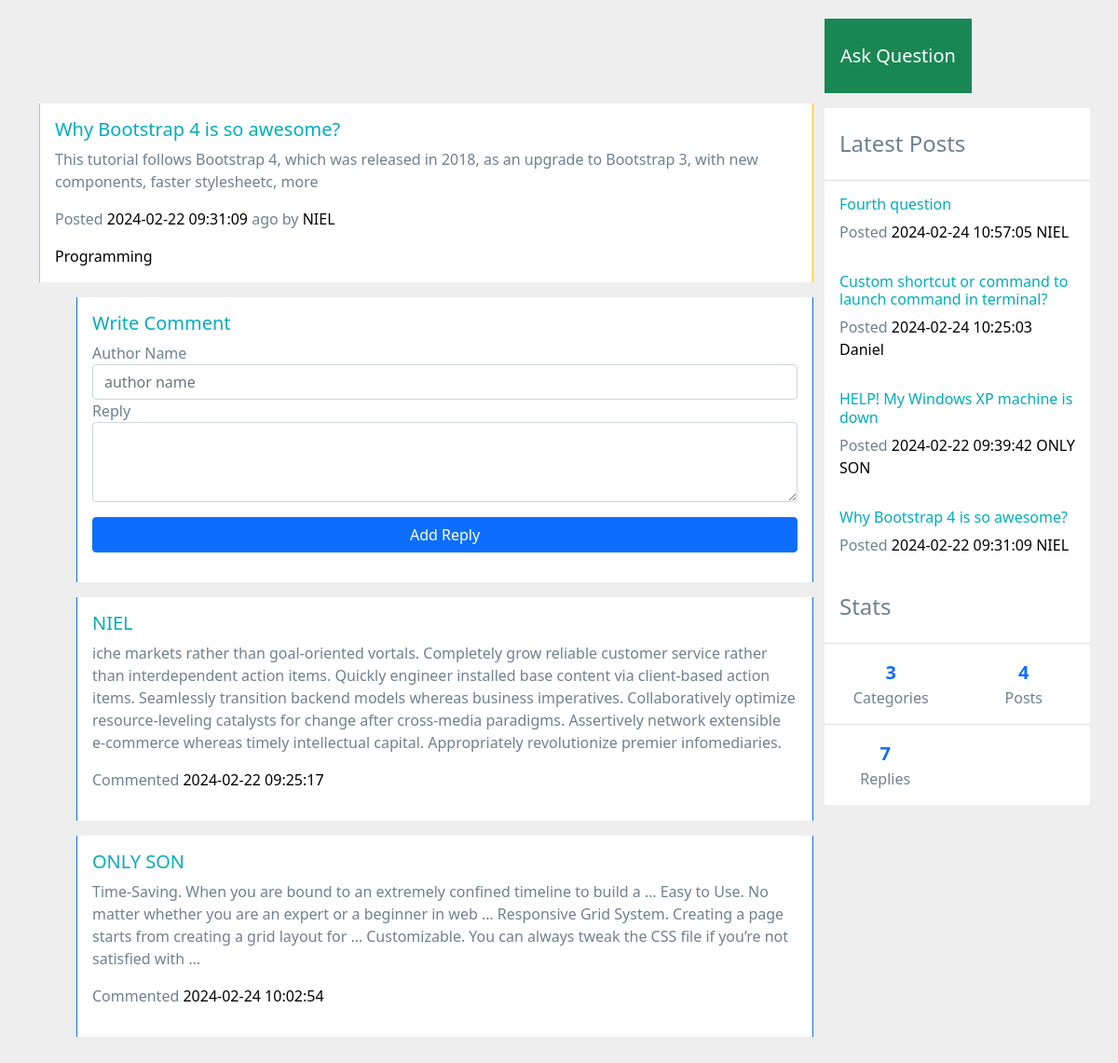
Page /single.php?id=1 on the committed database.
### tables this page shows
CREATE TABLE `posts` (
  `id` int(9) NOT NULL,
  `title` varchar(200) NOT NULL,
  `body` text NOT NULL,
  `author` varchar(200) NOT NULL,
  `category` varchar(200) NOT NULL,
  `created_at` timestamp NOT NULL DEFAULT current_timestamp()
);

CREATE TABLE `replies` (
  `id` int(3) NOT NULL,
  `author_name` varchar(200) NOT NULL,
  `reply` text NOT NULL,
  `post_id` int(4) NOT NULL,
  `created_at` timestamp NOT NULL DEFAULT current_timestamp()
);

### single.php (the view, shortened to what this page needs)
<?php include "includes/header.php"; ?>
<?php include "config/config.php"; ?>
<?php
if (isset($_GET['id'])) {
  $select = $conn->query("SELECT * FROM posts WHERE id = $_GET[id]");
  $select->execute();
  $post = $select->fetch(PDO::FETCH_OBJ);
  $selectReplies = $conn->query("SELECT * FROM replies WHERE post_id = $_GET[id]");
  $selectReplies->execute();
  $allReplies = $selectReplies->fetchAll(PDO::FETCH_OBJ);
}
?>
<div class="container">
  <div class="row">
    <div style="margin-top: 43px;" class="col-lg-9 mb-3">
      <div
        class="mt-5 card row-hover pos-relative py-3 px-3 mb-3 border-warning border-top-0 border-right-0 border-bottom-0 rounded-0">
        <div class="row align-items-center">
          <div class="col-md-12 mb-3 mb-sm-0">
            <h5>
              <a href="#" class="text-primary"><?= $post->title;?></a>
            </h5>
            <p>
            <?= $post->body;?>
            </p>
            <p class="text-sm"><span class="op-6">Posted</span> <a class="text-black" href="#"><?= $post->created_at;?></a> <span
                class="op-6">ago by</span> <a class="text-black" href="#"><?= $post->author;?></a></p>
            <div class="text-sm op-5"> <a class="text-black mr-2" href="#"><?= $post->category;?></a></div>
          </div>
        </div>
      </div>
      <div style="margin-left: 40px;"
        class="card row-hover pos-relative py-3 px-3 mb-3 border-primary border-top-0 border-right-0 border-bottom-0 rounded-0">
        <div class="row align-items-center">
          <div class="col-md-12 mb-3 mb-sm-0">
            <h5>
              <a href="#" class="text-primary">Write Comment</a>
            </h5>
            <form method="post" action="single.php?id=<?= $post->id;?>">
              <div class="form-group">
                <label for="exampleFormControlInput1">Author Name</label>
                <input type="text" name="author_name" class="form-control" id="exampleFormControlInput1"
                  placeholder="author name">
              </div>
              <div class="form-group">
                <label for="exampleFormControlTextarea1">Reply</label>
                <textarea class="form-control" name="reply" id="exampleFormControlTextarea1" rows="3"></textarea>
              </div>
              <button type="submit" name="submit" class=" mt-3 btn btn-primary w-100">Add Reply</button>
            </form>
          </div>
        </div>
      </div>
      <?php foreach($allReplies as $reply) : ?>
      <div style="margin-left: 40px;"
        class="card row-hover pos-relative py-3 px-3 mb-3 border-primary border-top-0 border-right-0 border-bottom-0 rounded-0">
        <div class="row align-items-center">
          <div class="col-md-12 mb-3 mb-sm-0">
            <h5>
              <a href="#" class="text-primary"><?= $reply->author_name;?></a>
            </h5>
            <p>
            <?= $reply->reply;?>
            </p>
            <p class="text-sm"><span class="op-6">Commented</span> <a class="text-black" href="#"><?= $reply->created_at;?></a></p>
          </div>
        </div>
      </div>
      <?php endforeach;?>
    </div>
    <?php include "includes/sidebar.php"; ?>

### includes/sidebar.php (shortened to what this page needs)
<?php
$select = $conn->query("SELECT * FROM posts ORDER BY created_at DESC LIMIT 0, 4");
$allPost = $select->fetchAll(PDO::FETCH_OBJ);
$selectCategory = $conn->query("SELECT count(*) AS category FROM categories");
$allCategories = $selectCategory->fetch(PDO::FETCH_OBJ);
$selectReply = $conn->query("SELECT count(*) AS reply FROM replies");
$allReplies = $selectReply->fetch(PDO::FETCH_OBJ);
?>
<div class="col-lg-3 mb-4 mb-lg-0 px-lg-0 mt-lg-0">
  <div
    data-settings="{&quot;parent&quot;:&quot;#content&quot;,&quot;mind&quot;:&quot;#header&quot;,&quot;top&quot;:10,&quot;breakpoint&quot;:992}"
    data-toggle="sticky" class="sticky" style="top: 85px;">
    <div class="sticky-inner">
      <a class="btn btn-lg btn-block btn-success rounded-0 py-4 mb-3 bg-op-6 roboto-bold"
        href="<?= APPURL ?>create-post.php">Ask Question</a>
      <div class="bg-white mb-3">
        <h4 class="px-3 py-4 op-5 m-0">
          Latest Posts
        </h4>
        <hr class="m-0">
        <?php foreach ($allPost as $post): ?>
          <div class="pos-relative px-3 py-3">
            <h6 class="text-primary text-sm">
              <a href="single.php?id=<?= $post->id; ?>" class="text-primary">
                <?= $post->title; ?>
              </a>
            </h6>
            <p class="mb-0 text-sm"><span class="op-6">Posted</span> <a class="text-black" href="#">
                <?= $post->created_at; ?>
              </a> <span class="op-6"></span> <a class="text-black" href="#">
                <?= $post->author; ?>
              </a></p>
          </div>
        <?php endforeach; ?>
        <div class="bg-white text-sm">
          <h4 class="px-3 py-4 op-5 m-0 roboto-bold">
            Stats
          </h4>
          <hr class="my-0">
          <div class="row text-center d-flex flex-row op-7 mx-0">
            <div class="col-sm-6 flex-ew text-center py-3 border-bottom border-right"> <a
                class="d-block lead font-weight-bold" href="#"><?= $allCategories->category;?></a> Categories </div>
            <div class="col-sm-6 col flex-ew text-center py-3 border-bottom mx-0"> <a
                class="d-block lead font-weight-bold" href="#"><?= count($allPost);?></a> Posts </div>
          </div>
          <div class="row d-flex flex-row op-7">
            <div class="col-sm-6 flex-ew text-center py-3 border-right mx-0"> <a class="d-block lead font-weight-bold"
                href="#"><?= $allReplies->reply;?></a> Replies </div>
        </div>
      </div>
    </div>
  </div>
</div>
</div>
</body>
</html>

### style.css (style rules this page uses)
body { margin-top:20px; background:#eee; color: #708090; }
a { text-decoration:none; }
.text-primary, a.text-primary:focus, a.text-primary:hover { color: #00ADBB!important; }
.text-black, .text-hover-black:hover { color: #000 !important; }
.font-weight-bold { font-weight: 700 !important; }

### rows in the picture
posts: title "Why Bootstrap 4 is so awesome?", body "This tutorial follows Bootstrap 4, which was released in 2018, as an upgrade to Bootstrap 3, with new components, faster stylesheetc, more", created_at "2024-02-22 09:31:09", author "NIEL", category "Programming"
replies: author_name "NIEL", reply "iche markets rather than goal-oriented vortals. Completely grow reliable customer service rather than interdependent action items. Quickly engineer installed base content via client-based action items. Seamlessly transition backend models whereas business imperatives. Collaboratively optimize resource-leveling catalysts for change after cross-media paradigms. Assertively network extensible e-commerce whereas timely intellectual capital. Appropriately revolutionize premier infomediaries.", created_at "2024-02-22 09:25:17"
replies: author_name "ONLY SON", reply "Time-Saving. When you are bound to an extremely confined timeline to build a … Easy to Use. No matter whether you are an expert or a beginner in web … Responsive Grid System. Creating a page starts from creating a grid layout for … Customizable. You can always tweak the CSS file if you’re not satisfied with …", created_at "2024-02-24 10:02:54"
posts: title "Fourth question", created_at "2024-02-24 10:57:05", author "NIEL"
posts: title "Custom shortcut or command to launch command in terminal?", created_at "2024-02-24 10:25:03", author "Daniel"
posts: title "HELP! My Windows XP machine is down", created_at "2024-02-22 09:39:42", author "ONLY SON"

### other values in the picture
$allCategories->category "3"
count($allPost) "4"
$allReplies->reply "7"
